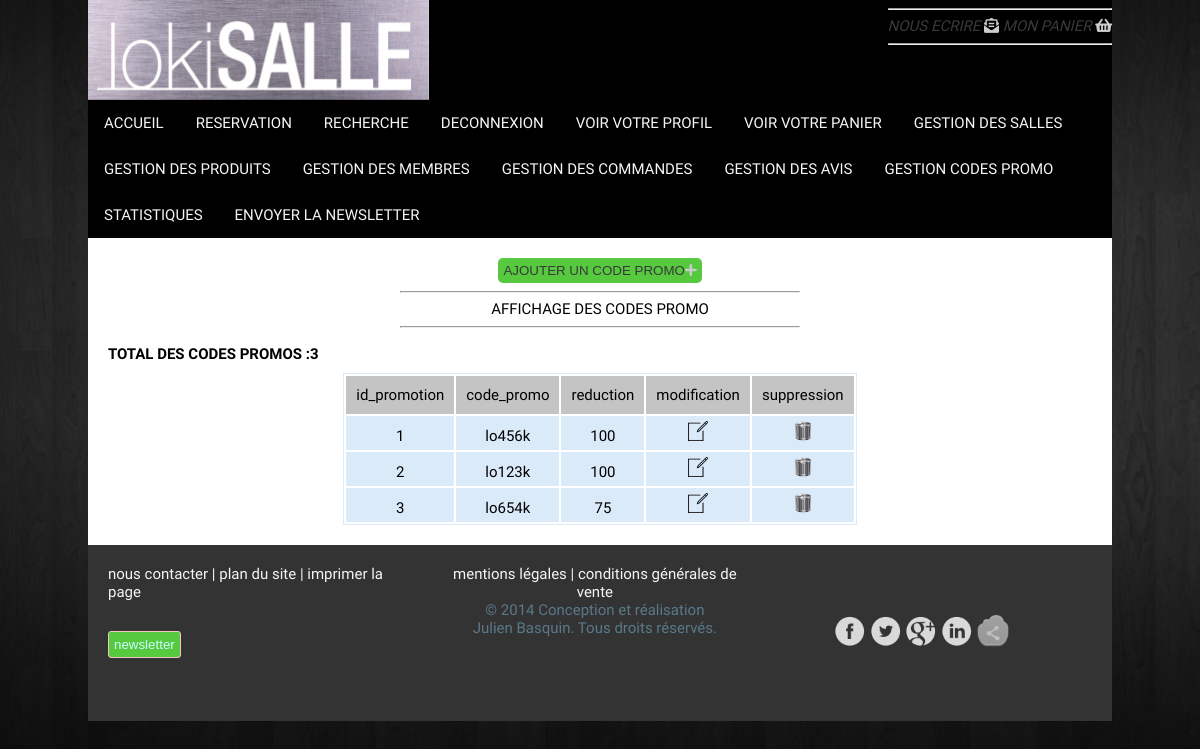
Screenshot of /admin/gestion_promos.php (signed in) with the database file from the repository.
### tables this page shows
CREATE TABLE IF NOT EXISTS `promotion`
(
    `id_promotion` smallint(6) NOT NULL AUTO_INCREMENT,
    `code_promo`   varchar(6)  NOT NULL,
    `reduction`    int(5)      NOT NULL,
    PRIMARY KEY (`id_promotion`)
);

### inc/fonction.inc.php (called while the page is built, shortened)
<?php
function execute_requete($requete)
{
    global $mysqli;
    $resultat = $mysqli->query($requete);
    return $resultat;
}
function connecte()
{
    if (isset($_SESSION['utilisateur'])) {
        return true;
    } else {
        return false;
    }
}
function connecte_et_est_admin()
{
    if (connecte() && ($_SESSION['utilisateur']['statut'] == 1)) {
        return true;
    } else {
        return false;
    }
}

### admin/gestion_promos.php (the view, shortened to what this page needs)
<?php
include("../inc/haut_de_site.inc.php");
include("../inc/menu.inc.php");
if ((isset($_GET['action']) && $_GET['action'] == 'affichage') || !isset($_GET['action'])) {
    echo "<div class='choixadmin'>";
    echo "<button><a href='?action=ajout'>AJOUTER UN CODE PROMO<i class=\"fas fa-plus\"></i></a></button>";
    echo "</div>";
    echo "<div class='gestionpromo'><hr><h2>AFFICHAGE DES CODES PROMO</h2><hr>";
    $resultat = execute_requete("SELECT id_promotion,code_promo,reduction  FROM promotion");
    echo "<p>TOTAL DES CODES PROMOS :" . $resultat->num_rows . "</p>";
    echo "<table>";
    echo "<tr>";
    while ($colonne = $resultat->fetch_field()) {
        echo "<th>" . $colonne->name . "</th>";
    }
    echo "<th>modification</th>";
    echo "<th>suppression</th>";
    echo "</tr>";
    while ($ligne = $resultat->fetch_assoc()) {
        echo "<tr>";
        foreach ($ligne as $indice => $valeur) {
            if ($indice == "code") {
                echo "<td>" . $valeur . "</td>";
            } else {
                echo "<td>" . $valeur . "</td>";
            }
        }
        echo "<td><a href='?action=modification&id=$ligne[id_promotion]'><img style='height:20px;width:20px;' src='../img/modif.png'/></a></td>";
        echo "<td><a href='?action=suppression&id=$ligne[id_promotion]' onClick=\"return(confirm('valider la suppression'));\"><img style='height:20px;width:20px;' src='../img/poubelle.png'/></a></td>";
        echo "</tr>";
    }
    echo "</table>";
    echo "</div>";
}
    ?>
    <?php
include("../inc/footer.inc.php");
?>

### inc/haut_de_site.inc.php (shortened to what this page needs)
<!DOCTYPE html>
<html lang="fr">
<head>
    <link rel="stylesheet" type="text/css" href="<?php echo RACINE_SITE; ?>css/style.css">
    <link rel="stylesheet" type="text/css" href="<?php echo RACINE_SITE; ?>css/slide.css">
    <link rel="stylesheet" type="text/css" href="<?php echo RACINE_SITE; ?>css/flip.css">
    <link rel="stylesheet" href="https://use.fontawesome.com/releases/v5.7.0/css/all.css"
>
</head>
<body>
<div class="container">
    <header class="header">
        <div class="haut_gauche">
            <div class="flip-container" ontouchstart="this.classList.toggle('hover');">
                <div class="flipper">
                    <div class="front">
                        <a href="<?php echo RACINE_SITE; ?>index.php"><img
                                    src="<?php print RACINE_SITE; ?>img/lokilogo1.jpg" alt=""
                                    style="width:100%; height: 100%;"></a>
                    </div>
                    <div class="back">
                        <a href="<?php echo RACINE_SITE; ?>index.php"><img
                                    style="width:100%; height: 100%;"></a>
                    </div>
                </div>
            </div>
        </div>
        <div class="haut_droit">
            <hr/>
            <span>
						<a href="<?php echo RACINE_SITE; ?>contact.php">NOUS ECRIRE </a>
                            <i class="fas fa-envelope-open-text"></i>
						</span>
            <span>
						<a href="<?php print RACINE_SITE; ?>panier.php">MON PANIER </a>
						<i class="fas fa-shopping-basket"></i>
						</span>
            <hr/>
        </div>
    </header>

### inc/menu.inc.php (shortened to what this page needs)
<nav class="topnav" id="myTopnav">
    <?php
    if (connecte_et_est_admin())
    {
        echo "<a href='" . RACINE_SITE . "index.php'>ACCUEIL</a>";
        echo "<a href='" . RACINE_SITE . "reservation.php'>RESERVATION</a>";
        echo "<a href='" . RACINE_SITE . "recherche.php'>RECHERCHE</a>";
        echo "<a href='" . RACINE_SITE . "connexion.php?action=deconnexion'>DECONNEXION</a>";
        echo "<a href='" . RACINE_SITE . "profil.php'>VOIR VOTRE PROFIL</a>";
        echo "<a href='" . RACINE_SITE . "panier.php'>VOIR VOTRE PANIER</a>";
        echo "<a href='" . RACINE_SITE . "admin/gestion_salles.php'>GESTION DES SALLES</a>";
        echo "<a href='" . RACINE_SITE . "admin/gestion_produits.php'>GESTION DES PRODUITS</a>";
        echo "<a href='" . RACINE_SITE . "admin/gestion_membres.php'>GESTION DES MEMBRES</a>";
        echo "<a href='" . RACINE_SITE . "admin/gestion_commandes.php'>GESTION DES COMMANDES</a>";
        echo "<a href='" . RACINE_SITE . "admin/gestion_avis.php'>GESTION DES AVIS</a>";
        echo "<a href='" . RACINE_SITE . "admin/gestion_promos.php'>GESTION CODES PROMO</a>";
        echo "<a href='" . RACINE_SITE . "admin/statistiques.php'>STATISTIQUES</a>";
        echo "<a href='" . RACINE_SITE . "admin/envoi_newsletter.php'>ENVOYER LA NEWSLETTER</a>";
    }
    ?>
</nav>
<section>

### inc/footer.inc.php (shortened to what this page needs)
</section>
<footer>
    <div class="bas_gauche">
        <p>
            <a href="<?php echo RACINE_SITE; ?>contact.php"> nous contacter |</a>
            <a href="<?php echo RACINE_SITE; ?>plan_du_site.php">plan du site |</a>
            <a href="" onclick="window.print()">imprimer la page</a>
        </p>
        <form class="newsletter" method="POST" action="<?php echo RACINE_SITE; ?>register.php">
            <input type="submit" id="inscriptionNews" name="inscription" value="newsletter">
        </form>
    </div>
    <div class="bas_centre">
        <p><a href="<?php echo RACINE_SITE; ?>mention_legales.php">mentions légales | </a><a
                    href="<?php echo RACINE_SITE; ?>cgv.php">conditions générales de vente </a></p>
        <p>© 2014 Conception et réalisation </p>
        <p> Julien Basquin. Tous droits réservés.</p>
    </div>
    <div class="bas_droit">
        <div class="logo">
            <a href="http://facebook.com">
                <img src="<?php print RACINE_SITE; ?>img/logofacebook.png" alt="logo facebook"/></a>
            <a href="http://twitter.com">
                <img src="<?php print RACINE_SITE; ?>img/logotwitter.png" alt="logo twitter"/></a>
            <a href="http://google.com">
                <img src="<?php print RACINE_SITE; ?>img/logogoogle.png" alt="logo google"/></a>
            <a href="http://linkedin.com">
                <img src="<?php print RACINE_SITE; ?>img/logolinkedin.png" alt="logo linkedin"/></a>
            <a href="http://hotmail.com">
                <img src="<?php print RACINE_SITE; ?>img/logopartage.png" alt="logo partager"/></a>
        </div>
    </div>
</footer>
</div>
</body>
</html>

### css/style.css (style rules this page uses)
html, body, div, span, applet, object, iframe, h1, h2, h3, h4, h5, h6, p, blockquote, pre, a, abbr, acronym, address, big, cite, code, del, dfn, em, img, ins, kbd, q, s, samp, small, strike, strong, sub, sup, tt, var, b, u, i, center, dl, dt, dd, ol, ul, li, fieldset, legend, table, caption, tbody, tfoot, thead, tr, th, td, article, aside, canvas, details, embed, figure, figcaption, footer, header, hgroup, menu, nav, output, ruby, section, summary, time, mark, audio, video { margin: 0; padding: 0; border: 0; font-size: 100%; vertical-align: baseline; }
h1, h2, h3 { text-align: center; font-family: 'Oswald', sans-serif; font-weight: 400; }
hr { background-color: #32464c; max-width: 400px; }
i { color: #ccc; }
a { text-decoration: none; font-style: normal; color: #393939; }
body { margin: 0 auto; background: url("../img/floorbg.jpg") no-repeat fixed; background-size: 100% 100%; font-family: 'Oswald', sans-serif; font-weight: 300; font-size: 15px; }
.container { margin: 0 auto; max-width: 1024px; }
.header { width: 100%; background-color: #000000; display: flex; justify-content: space-between; }
.haut_droit a { font-style: italic; text-align: center; }
nav { background: black; width: 100%; float: left; }
nav a { float: left; display: block; color: whitesmoke; text-align: center; text-decoration: none; padding: 14px 16px; font-family: 'Oswald', sans-serif; font-weight: 400; }
section { width: 100%; background: white; float: left; padding: 20px; }
form { display: inline-block; }
input, textarea, select, option { background-color: #FFF3F3; }
input, textarea, select { display: block; padding: 3px; border: 1px solid #F5C5C5; border-radius: 2px; }
input:valid, textarea:valid { background: white; }
input[type=submit], input[type=reset] { margin-top: 30px; margin-bottom: 20px; cursor: pointer; color: #cdffff; background-color: #56c93f; padding: 5px; }
button { color: #cdffff; background-color: #56c93f; padding: 5px; border-radius: 5px; border: none; }
.choixadmin { text-align: center; }
.gestionpromo table { margin-top: 20px; margin: auto; border: solid 1px #DBEAF9; }
.gestionpromo p { padding: 10px 0 10px 0; font-weight: bold; }
.gestionpromo td { font-family: 'Oswald', sans-serif; font-weight: 300; background: #DBEAF9; text-align: center; padding: 5px; }
.gestionpromo tr { background: white; }
.gestionpromo th { font-family: 'Oswald', sans-serif; font-weight: 300; background: #C4C4C4; text-align: center; padding: 10px; }
#inscriptionNews { float: left; }
footer { background-color: #333333; width: 100%; float: left; }
footer a { color: whitesmoke; }
footer input { text-align: center; border-radius: 3px; }
.bas_gauche { width: 33%; float: left; padding: 20px; }
.bas_gauche p { font-family: 'Oswald', sans-serif; font-weight: 300; color: whitesmoke; }
.bas_centre { width: 33%; float: left; text-align: center; padding: 20px; }
.bas_centre p { color: #5a7989; }
.bas_droit { width: 33%; float: left; padding: 20px; }
.logo { margin: 50px; }
.logo img { width: 32px; }

### css/slide.css (style rules this page uses)
* { box-sizing: border-box }

### css/flip.css (style rules this page uses)
.flip-container { -webkit-perspective: 1000; -moz-perspective: 1000; -o-perspective: 1000; perspective: 1000; }
.flip-container, .front, .back { height: 100px; width: 341.33px; }
.flipper { -moz-transform: perspective(1000px); -moz-transform-style: preserve-2d; position: relative; }
.front, .back { -webkit-backface-visibility: hidden; -moz-backface-visibility: hidden; -o-backface-visibility: hidden; backface-visibility: hidden; -webkit-transition: 0.7s; -webkit-transform-style: preserve-2d; -moz-transition: 0.7s; -moz-transform-style: preserve-2d; -o-transition: 0.7s; -o-transform-style: preserve-2d; -ms-transition: 0.7s; -ms-transform-style: preserve-2d; transition: 0.7s; transform-style: preserve-2d; position: absolute; top: 0; left: 0; }
.back { -webkit-transform: rotateY(-180deg); -moz-transform: rotateY(-180deg); -o-transform: rotateY(-180deg); -ms-transform: rotateY(-180deg); transform: rotateY(-180deg); }
.front { z-index: 2; }

### rows the page displays
promotion: id_promotion "1", code_promo "lo456k", reduction "100"
promotion: id_promotion "2", code_promo "lo123k", reduction "100"
promotion: id_promotion "3", code_promo "lo654k", reduction "75"

### other values shown
$resultat->num_rows "3"
$colonne->name "id_promotion"
$colonne->name "code_promo"
$colonne->name "reduction"
